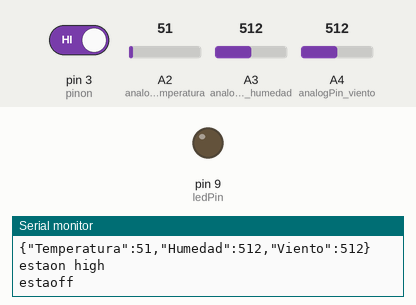
Recording of a sketch running on a simulated Arduino Uno, built with avr-gcc and run on an emulated ATmega328P. Parts: output pins drawn as LEDs (lit = HIGH), the last lines printed to the serial monitor. The inputs (shaded band) are chosen by the test bench; at power-on: pin 3 (pinon) HIGH, A2 (analogPin_temperatura) = 51, A3 (analogPin_humedad) = 512, A4 (analogPin_viento) = 512.

Above: at 5.8 s.
5.9 s: pin 3 (pinon) driven LOW
At 10.7 s:
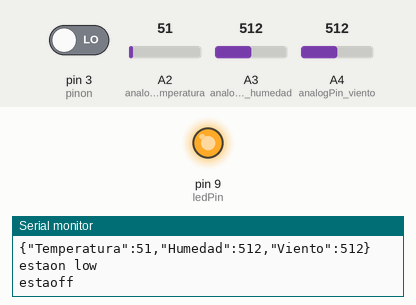
11.9 s: pin 3 (pinon) driven HIGH
At 16.0 s:
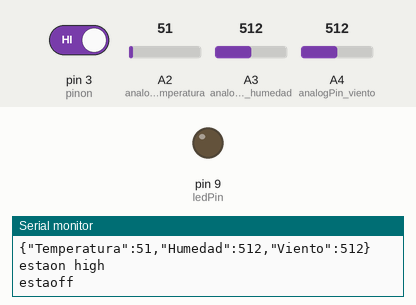
Timing chart, 0 to 17.5 s (numbered marks = the images above; inputs shaded):
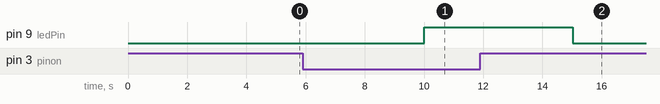

The sketch:

TP_Arquitectura.ino
```cpp
#include <ArduinoJson.h>

int analogPin_temperatura = A2, analogPin_humedad = A3, analogPin_viento = A4;
int val_temperatura = 0, val_humedad = 0, val_viento = 0;
int temp=0;

int pinon = 3;
int pinoff = 0;
int ledPin =  9;
int estaon=HIGH;
int estaoff=HIGH;

void setup() {
  // put your setup code here, to run once:
  Serial.begin (9600);

  // initialize the pushbutton pin as an input:
  pinMode(pinon, INPUT);
  pinMode(pinoff, INPUT);
   // initialize the LED pin as an output:
  pinMode(ledPin, OUTPUT);
}

int data[3];
void loop() {
  estaon = digitalRead(pinon);
  estaoff=digitalRead(pinoff);

  // check if the pushbutton is pressed. If it is, the buttonState is HIGH:
  if (estaon == LOW) {
    // turn LED on:
    digitalWrite(ledPin, HIGH);
    Serial.println("estaon low");
  }
  else{
    if (estaon=HIGH){
      Serial.println("estaon high");
        digitalWrite(ledPin, LOW);
    }
  }
  if(estaoff = LOW){
    //digitalWrite(ledPin, HIGH);
    Serial.println("estaoff low");
  }
  else{
    Serial.println("estaoff ");
  }
  // put your main code here, to run repeatedly:
   data[0] = analogRead(analogPin_temperatura);
  data[1] =analogRead(analogPin_humedad);
  data[2] =  analogRead(analogPin_viento);

  //StaticJsonBuffer<200> jsonBuffer;
  String json;
  StaticJsonDocument<300> root;

  //JsonObject& root = jsonBuffer.createObject();

  root["Temperatura"] = data[0];
  root["Humedad"] = data[1];
  root["Viento"] = data[2];
  delay(5000);


  //Serial.println();
  //root.prettyPrintTo(Serial);
    serializeJson(root, json);
    Serial.println(json);
}
```

Measured:
- after the input at 5.9 s, pin 9 (ledPin): LOW → HIGH after 4.1 s
- after the input at 11.9 s, pin 9 (ledPin): HIGH → LOW after 3.1 s
